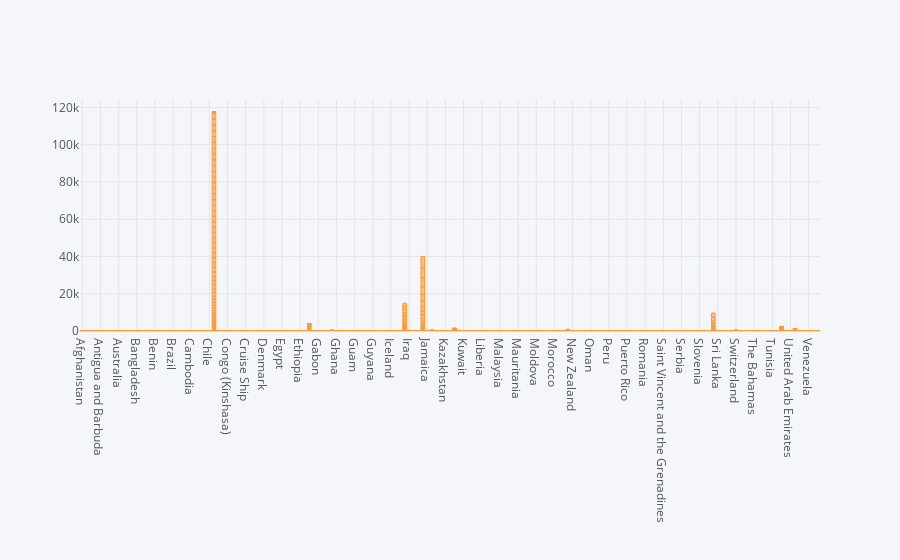

Notebook code cell kept with this figure:
### Code cell
df2=df
df3=df2.drop(["Id","Province/State","Lat","Long","Date"],axis=1)
df4= df3[["Country/Region","ConfirmedCases"]]
df3.iplot(kind='bar',x='Country/Region',y='Fatalities')

### Figure 1 — Plotly figure (JSON) as saved in the notebook; plotly's stock layout.template omitted (floating-point values rounded to 4 significant figures; data arrays with more than 128 entries replaced by an {"elided": "..."} marker saying what was removed)
{"data": [{"marker": {"color": "rgba(255, 153, 51, 0.6)", "line": {"color": "rgba(255, 153, 51, 1.0)", "width": 1}}, "name": "Fatalities", "orientation": "v", "text": "", "type": "bar", "x": {"elided": "17608 str values"}, "y": {"elided": "17608 int values"}}], "layout": {"legend": {"bgcolor": "#F5F6F9", "font": {"color": "#4D5663"}}, "paper_bgcolor": "#F5F6F9", "plot_bgcolor": "#F5F6F9", "title": {"font": {"color": "#4D5663"}}, "xaxis": {"gridcolor": "#E1E5ED", "showgrid": true, "tickfont": {"color": "#4D5663"}, "title": {"font": {"color": "#4D5663"}, "text": ""}, "zerolinecolor": "#E1E5ED"}, "yaxis": {"gridcolor": "#E1E5ED", "showgrid": true, "tickfont": {"color": "#4D5663"}, "title": {"font": {"color": "#4D5663"}, "text": ""}, "zerolinecolor": "#E1E5ED"}}}
